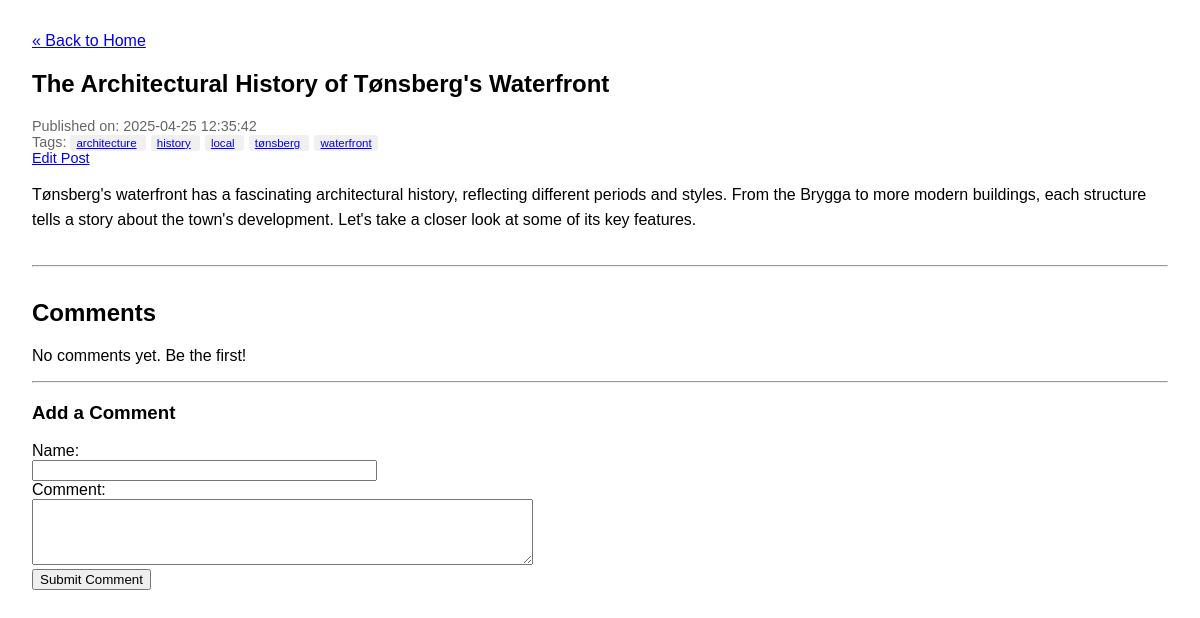
/post/10, run on the app's committed database.
### tables this page shows
CREATE TABLE posts (
    id INTEGER PRIMARY KEY AUTOINCREMENT, -- Unique identifier for each post
    title TEXT NOT NULL,                  -- Title of the blog post
    content TEXT NOT NULL,                -- Main body/content of the post
    published_date TIMESTAMP NOT NULL DEFAULT CURRENT_TIMESTAMP -- When the post was created/published
);

CREATE TABLE tags (
    id INTEGER PRIMARY KEY AUTOINCREMENT, -- Unique identifier for each tag
    name TEXT NOT NULL UNIQUE             -- Name of the tag (must be unique)
);

### app.py (the view, shortened to what this page needs)
@app.route('/post/<int:post_id>', methods=('GET', 'POST'))
def post(post_id):
    post_data = db.get_post_by_id(post_id)
    if post_data is None:
        abort(404)
    tags_data = db.get_tags_for_post(post_id)
    comments_data = db.get_comments_for_post(post_id)
    return render_template('post.html',
                           post=post_data,
                           tags=tags_data,
                           comments=comments_data) # Pass comments to template

### db.py (called while the page is built)
def get_db_connection():
    conn = sqlite3.connect(DATABASE_PATH)
    conn.row_factory = sqlite3.Row
    return conn

def get_post_by_id(post_id):
    post = None
    conn = None # Initialize conn to None
    try:
        conn = get_db_connection()
        cursor = conn.cursor()
        cursor.execute("SELECT id, title, content, published_date FROM posts WHERE id = ?", (post_id,))
        post = cursor.fetchone() # fetchone() gets the first result or None
    except sqlite3.Error as e:
        print(f"Database error in get_post_by_id: {e}")
    finally:
        if conn:
            conn.close()
    return post

def get_tags_for_post(post_id):
    tags = []
    conn = None
    try:
        conn = get_db_connection()
        cursor = conn.cursor()
        cursor.execute("""
            SELECT t.id, t.name
            FROM tags t
            JOIN post_tags pt ON t.id = pt.tag_id
            WHERE pt.post_id = ?
            ORDER BY t.name
        """, (post_id,))
        tags = cursor.fetchall()
    except sqlite3.Error as e:
        print(f"Database error in get_tags_for_post for post {post_id}: {e}")
    finally:
        if conn:
            conn.close()
    return tags

def get_comments_for_post(post_id):
    comments = []
    conn = None
    try:
        conn = get_db_connection()
        cursor = conn.cursor()
        cursor.execute("""
            SELECT id, author, content, published_date
            FROM comments
            WHERE post_id = ?
            ORDER BY published_date ASC
        """, (post_id,))
        comments = cursor.fetchall()
    except sqlite3.Error as e:
        print(f"Database error in get_comments_for_post for post {post_id}: {e}")
    finally:
        if conn:
            conn.close()
    return comments

### templates/post.html (shortened to what this page needs)
<!DOCTYPE html>
<html lang="en">
  <head>
  </head>
  <body>
    <nav>
      <a href="{{ url_for('index') }}">&laquo; Back to Home</a>
    </nav>
    <article>
      <h1>{{ post['title'] }}</h1>
      <div class="post-meta">
        Published on: {{ post['published_date'] }}
        {% if tags %}
        <div class="tags">
          Tags: {% for tag in tags %}
          <span
            ><a href="{{ url_for('posts_by_tag', tag_name=tag['name']) }}"
              >{{ tag['name'] }}</a
            >
          </span>
           {% endfor %}
        </div>
        {% endif %}
         <a href="{{ url_for('edit_post', post_id=post['id']) }}">Edit Post</a>
      </div>
      <div class="post-content">
        {{ post['content'] }}
      </div>
    </article>
    <hr />
    <section class="comments">
        <h2>Comments</h2>
        {% if comments %}
            {% for comment in comments %}
                <div class="comment">
                    <div class="comment-meta">
                        <strong>{{ comment['author'] }}</strong> commented on
                        {{ comment['published_date'] }}
                    </div>
                    <div class="comment-content">
                        <!-- Use |safe filter carefully if you ever allow HTML,
                             but generally avoid it for user comments.
                             Jinja2 auto-escapes by default. -->
                        {{ comment['content'] }}
                    </div>
                </div>
            {% endfor %}
        {% else %}
            <p>No comments yet. Be the first!</p>
        {% endif %}
        <hr style="margin: 1em 0;">
        <h3>Add a Comment</h3>
        <form method="post">
             <div>
                 <label for="author">Name:</label><br>
                 <input type="text" id="author" name="author" required size="40">
             </div>
             <div>
                 <label for="comment_content">Comment:</label><br>
                 <textarea id="comment_content" name="content" rows="4" required cols="60"></textarea>
             </div>
             <div>
                 <button type="submit">Submit Comment</button>
             </div>
        </form>
    </section>
  </body>
</html>

### templates/post.html (style rules this page uses)
body { font-family: sans-serif; margin: 2em; }
.post-meta { color: #666; font-size: 0.9em; margin-bottom: 1em; }
.post-content { margin-top: 1em; line-height: 1.6; }
.tags span { background-color: #f0f0f0; padding: 2px 6px; border-radius: 3px; margin-right: 5px; font-size: 0.8em; }
hr { margin: 2em 0; }
.comments { margin-top: 2em; }

### data on the page
posts: title "The Architectural History of Tønsberg's Waterfront", published_date "2025-04-25 12:35:42", content "Tønsberg's waterfront has a fascinating architectural history, reflecting different periods and styles. From the Brygga to more modern buildings, each structure tells a story about the town's development. Let's take a closer look at some of its key features."
tags: name "architecture"
tags: name "history"
tags: name "local"
tags: name "tønsberg"
tags: name "waterfront"
